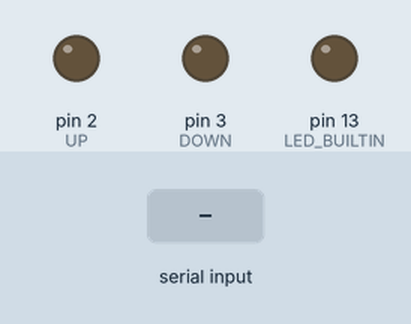
A sketch run on a simulated Arduino Uno, built with avr-gcc and run on an emulated ATmega328P. Parts: output pins drawn as LEDs (lit = HIGH). The inputs (shaded band) are chosen by the test bench.

Above: at 1.2 s.
1.3 s: "90\n" received over Serial
At 3.0 s:
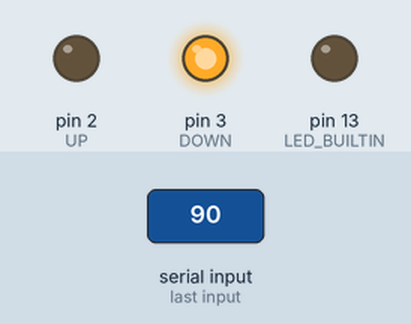
At 13.4 s:
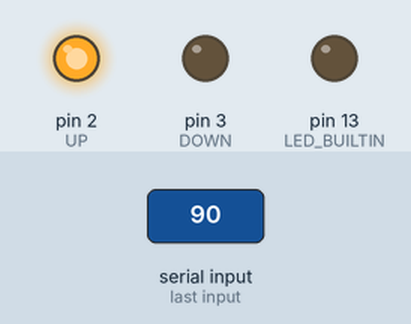
Timing chart, 0 to 13.8 s (numbered marks = the images above; inputs shaded):
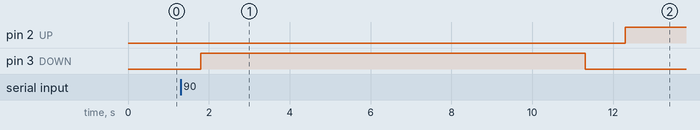

Measured:
- after the input at 1.3 s, pin 2 (UP): LOW → HIGH after 11.0 s; pin 3 (DOWN): LOW → HIGH after 0.50 s, → LOW 9.5 s later

The sketch:

tableController.ino
```cpp
// PINS
int UP = 2;
int DOWN = 3;

// TABLE CONSTS
const int lowest = 76;
const int highest = 123;
const float cmPerSecond = 4.9;
const int timeFullMovement = 9500;

// SERIAL
String inputString = "";
boolean positionReceived = false;

void setup()
{
  Serial.begin(9600);
  inputString.reserve(3);
  pinMode(UP, OUTPUT);
  pinMode(DOWN, OUTPUT);
  pinMode(LED_BUILTIN, OUTPUT);
}

void loop()
{
  if (positionReceived) {
    int position = inputString.toInt();

    if(position >= lowest && position <= highest){
      moveTableTo(position);
    }

    // clear the string:
    inputString = "";
    positionReceived = false;
  }
}

void serialEvent() {
  while(Serial.available())
   {
      char ch = Serial.read();

      if(isDigit(ch)) {
        inputString += ch;
      }

      if(ch == '\n') {
        positionReceived = true;
      }
   }
}

void moveTableTo(int height){
  toBottom();
  moveTable(UP);
  delay(((height-lowest)/cmPerSecond)*1000);
  stopMovement();
}

void toBottom(){
  moveTable(DOWN);
  delay(timeFullMovement);
  stopMovement();
}

void moveTable(int dir){
  stopMovement();
  digitalWrite(dir, HIGH);
}

void stopMovement(){
  digitalWrite(UP, LOW);
  digitalWrite(DOWN, LOW);
  delay(500);
}
```
